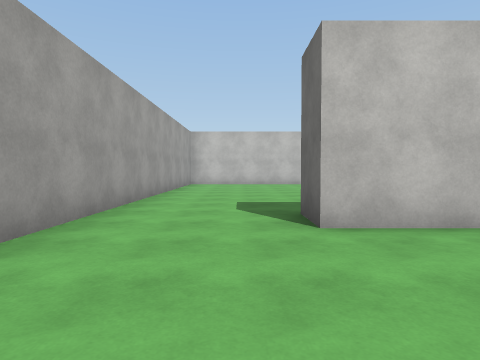
View 1 (above)

24 first-person views from a walk through a Unity game level. The camera is 1.3 m above the floor, tilts 2° down and sees 75° across. The floor is counted in squares, 2 m on a side. Each view is taken from the middle of a square. On the plan, view 1 faces up. The plan holds only what a view shows up to about 10 squares ahead; the rest is blank. The place goes on beyond the plan. The player character is not drawn. Some surface patterns are stand-ins.

View 2
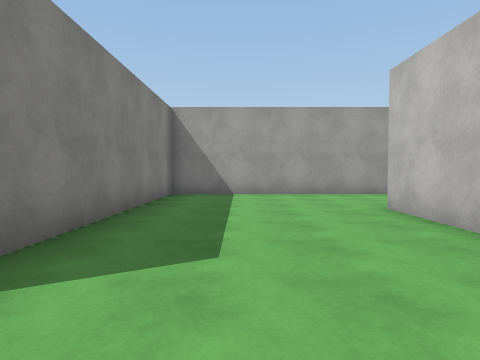

View 3
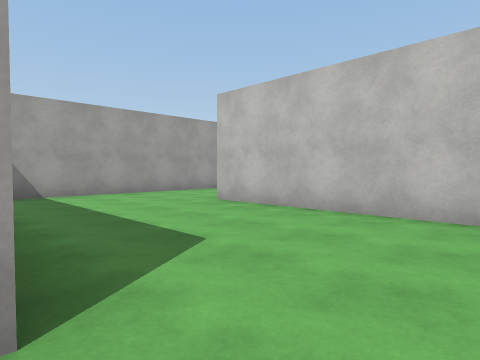

View 4
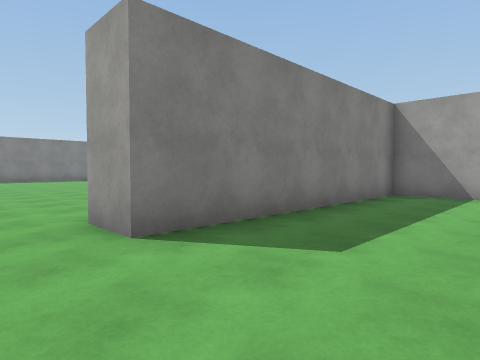

View 5
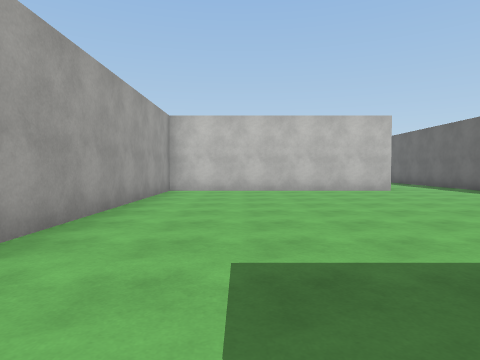

View 6
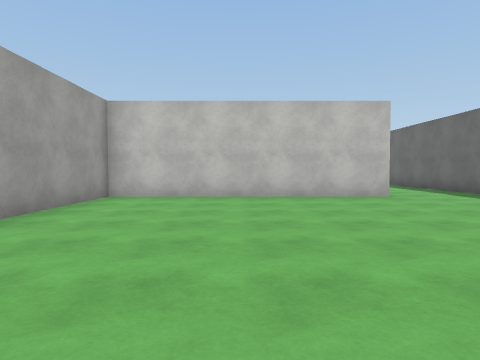

View 7
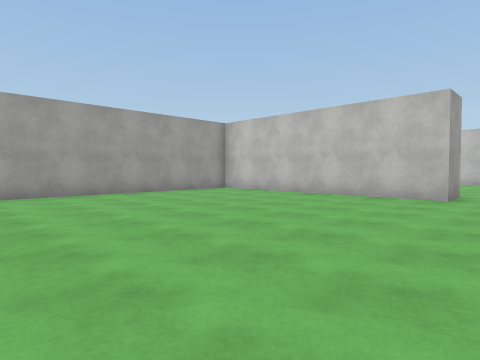

View 8
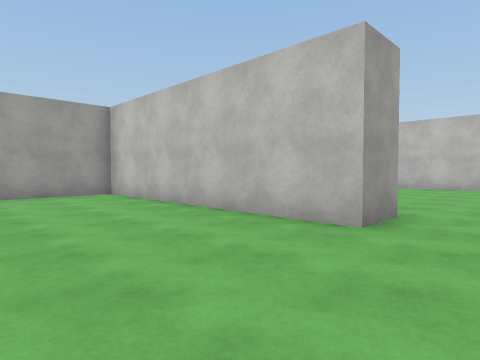

View 9
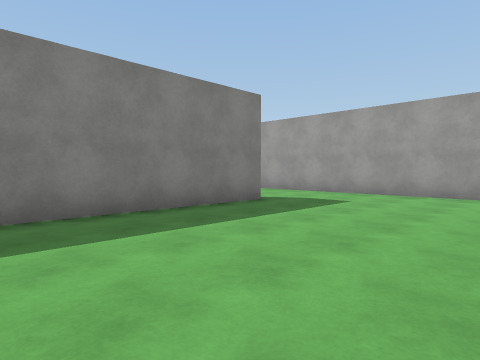

View 10
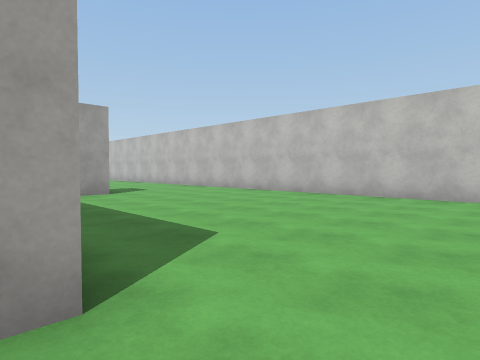

View 11
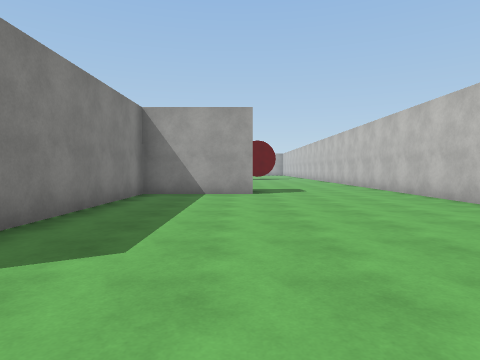

View 12
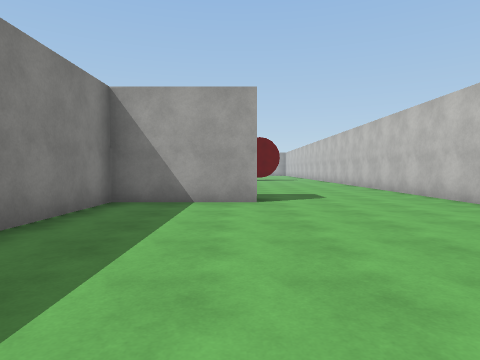

View 13
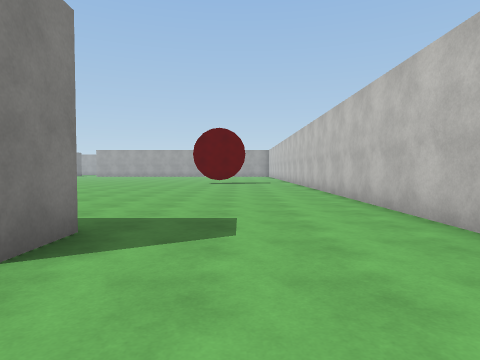

View 14
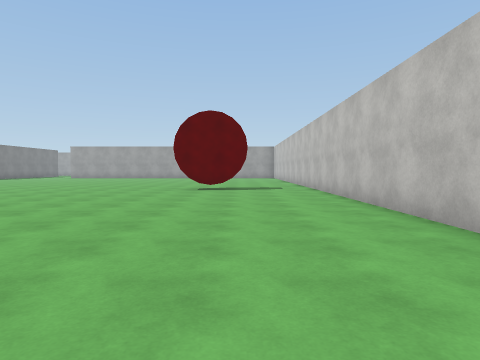

View 15
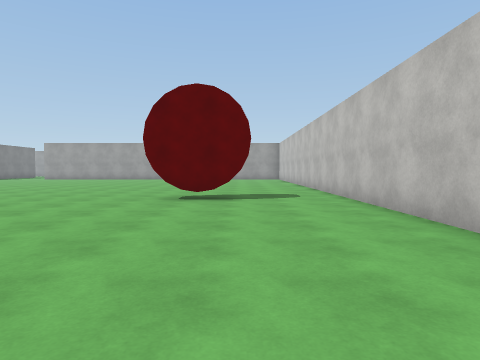

View 16
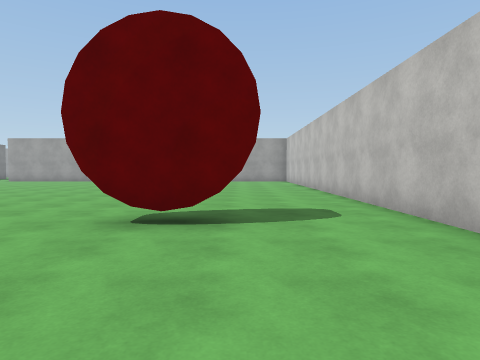

View 17
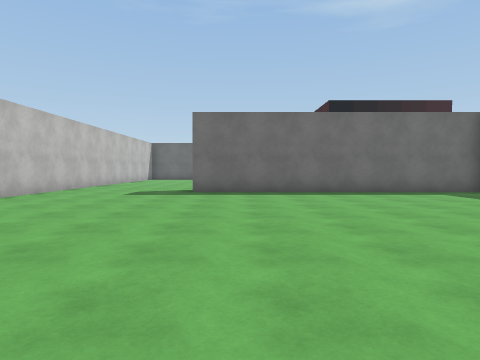

View 18
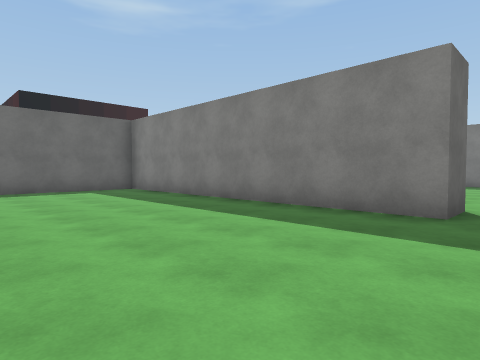

View 19
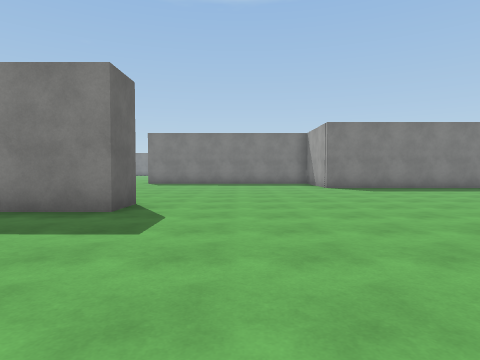

View 20
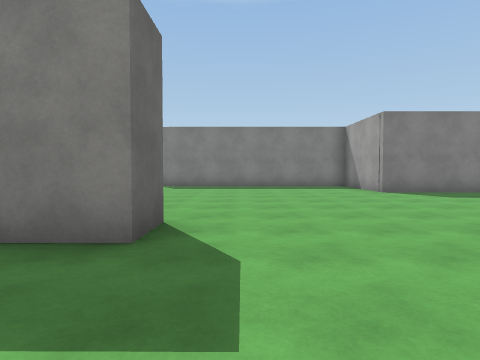

View 21
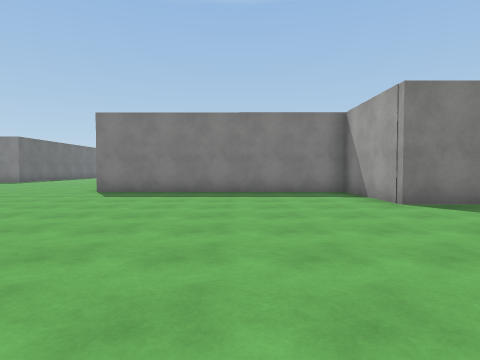

View 22
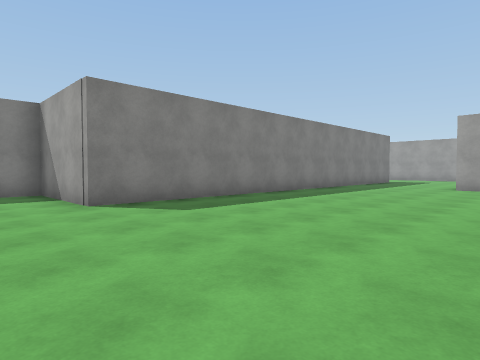

View 23
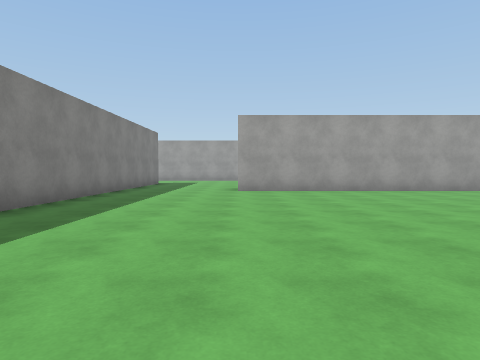

View 24
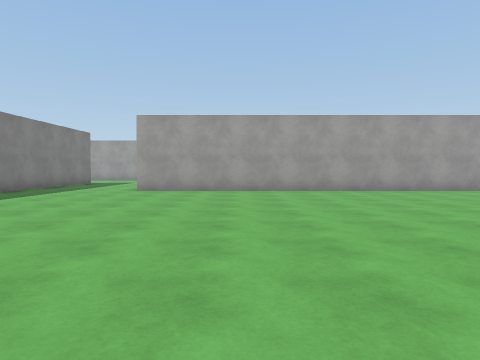

### Floor plan
Key: @ floor where view 1 was taken; # wall or solid block; . floor; T thing the floor can be seen under or through.
Columns run from 27 left of view 1 to 6 right of it. Each row starts with its distance up from view 1.
 22        ##########################
 21        ..........................
 20        ..........................
 19        ......T...................
 18          ....T....................
 17 #.        ..............##........
 16 #..      ...............##........
 15 #....   ................##........
 14 #..... .................########..
 13 #.......................##........
 12 #.......................##........
 11 #.......................##........
 10 #.......................##........
  9 #..............###########........
  8 #...............         #........
  7 #...............         #........
  6 .................        #........
  5 .................        #........
  4 ..................       #..#####
  3 ###########........      #........
  2           #........      #........
  1           #.........     #........
  0           ########...    #.@......
 -1                   ...    #######..
 -2                                #..
 -3                                ..
 -4                                ..
 -5                                ..
 -6                               ...
 -7                               ...
 -8                               ...
 -9                               ..

Positions as (right, up) in squares from view 1, and headings:
1: (0, 0), facing up
2: (6, 1), facing left
3: (6, -1), facing up-left
4: (6, 2), facing down-left
5: (0, 4), facing up
6: (1, 6), facing up
7: (6, 6), facing up-left
8: (6, 10), facing up-left
9: (6, 9), facing down-left
10: (6, 14), facing up-left
11: (6, 17), facing left
12: (4, 17), facing left
13: (0, 19), facing left
14: (-4, 19), facing left
15: (-7, 19), facing left
16: (-10, 19), facing left
17: (-12, 16), facing right
18: (-13, 14), facing down-right
19: (-14, 14), facing down
20: (-13, 12), facing down
21: (-14, 9), facing down
22: (-15, 9), facing down-left
23: (-17, 7), facing left
24: (-17, 10), facing left
